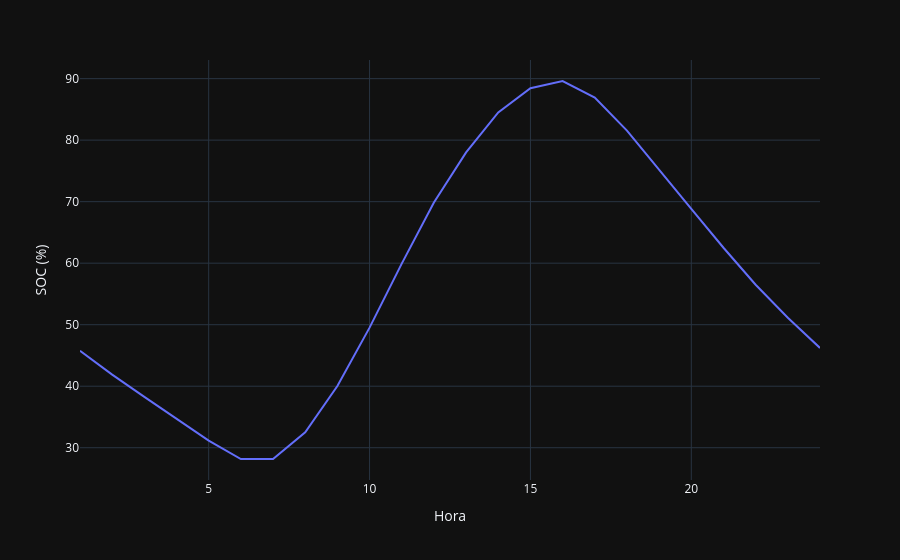

Write notebook code for a chart like this one.
### Markdown cell above
Gráficos Tensão e Potência

### Code cell
###### Resultados #####
import numpy as np
import matplotlib.pyplot as plt
import plotly.express as px

display(df_energymeter)

titles = {
    "base": "Caso Base",
    "60_gd": "Caso com 60 GDs",
    "60_gd_30_bess": "Caso com 60 GDs e 30 Baterias",
    "120_gd": "Caso com 120 GDs",
    "120_gd_60_bess": "Caso com 120 GDs e 60 Baterias",
}
####### Gráfico Subestação Fluxo de Potência ####

x = np.linspace(1, 24, 24)
for case in cases:
    dfs_monitor[f"{case}_df"] = dfs_monitor[f"{case}_df"]
    plt.plot(
        x, 
        dfs_monitor[f"{case}_df"]["Total Power"], label=titles[case])
    

plt.title("Fluxo de Potência - Saída da Subestação")
plt.xlabel("Hora do dia")
plt.ylabel("Potência Ativa (kW)")
plt.legend(
    loc="upper center",
    bbox_to_anchor=(0.5, -0.15),
    ncol=2
)
plt.grid(True)
plt.style.use("default")
plt.show()

####### Gráfico Tensão Trf 5286812a ######
for case in cases:
    df1 = dfs_voltage[f"voltage_trf_5286812a_{case}_df"]
    plt.plot(
        x, 
        df1[" V1"], label=titles[case])
    
plt.title("Perfil Horário de Tensão - Trf_5286812a")
plt.xlabel("Hora do dia")
plt.ylabel("Tensão (V)")
plt.legend(
    loc="upper center",
    bbox_to_anchor=(0.5, -0.15),
    ncol=2
)
plt.grid(True)
plt.show()

###### Gráfico Tensão Trf_5286833a #####

for case in cases:
    df2= dfs_voltage[f"voltage_trf_5286833a_{case}_df"]
    plt.plot(
        x, 
        df2[" V1"], label=titles[case])
    
plt.title("Perfil Horário de Tensão - Trf_5286833a")
plt.xlabel("Hora do dia")
plt.ylabel("Tensão (V)")
plt.legend(
    loc="upper center",
    bbox_to_anchor=(0.5, -0.15),
    ncol=2
)
plt.grid(True)
#plt.style.use("dark_background")
plt.show()

#Fluxo de potência no trafo 5286812a

for case in cases:
    df3 = dfs_monitor_pf[f"trf_5286812a_{case}_df"]
    plt.plot(
        x, 
        df3["Total Power"], label=titles[case])
    
plt.title("Fluxo de Potência - Trf_5286812a")
plt.xlabel("Hora do dia")
plt.ylabel("Potência Instantânea (kW)")
plt.legend(
    loc="upper center",
    bbox_to_anchor=(0.5, -0.15),
    ncol=2
)
plt.grid(True)
plt.show()

#Fluxo de potência no trafo 5286812a

for case in cases:
    df4 = dfs_monitor_pf[f"trf_5286964a_{case}_df"]
    plt.plot(
        x, 
        df4["Total Power"], label=titles[case])
    
plt.title("Fluxo de Potência - Trf_5286964a")
plt.xlabel("Hora do dia")
plt.ylabel("Potência Instantânea (kW)")
plt.legend(
    loc="upper center",
    bbox_to_anchor=(0.5, -0.15),
    ncol=2
)
plt.grid(True)
plt.show()

##### Gráfico de carregamento ####


plt.plot(x, storages_soc_df["battery_2_60_gd_30_bess"]*100, color="green")
plt.axvline(x=24, color='gray', linestyle='--', linewidth=1)
plt.axvline(x=1, color='gray', linestyle='--', linewidth=1)
plt.xlabel("Hora do dia")
plt.ylabel("SOC (%)")
plt.title("Carregamento da Bateria 2")
plt.grid(True)
plt.show()

df_plotly = pd.DataFrame()
df_plotly["Hora"] = x
df_plotly["SOC (%)"] = storages_soc_df["battery_2_60_gd_30_bess"]*100
fig = px.line(df_plotly, x="Hora", y="SOC (%)", template="plotly_dark")
fig.show()

dss_tools.static_view.p_vs_time("trf_5286964a")

print("Hora 1:", df_plotly.loc[0, "SOC (%)"])
print("Hora 24:", df_plotly.loc[23, "SOC (%)"])

### Figure 1 — Plotly figure (JSON) as saved in the notebook; plotly's stock layout.template omitted (floating-point values rounded to 4 significant figures)
{"data": [{"hovertemplate": "Hora=%{x}<br>SOC (%)=%{y}<extra></extra>", "legendgroup": "", "line": {"color": "#636efa", "dash": "solid"}, "marker": {"symbol": "circle"}, "mode": "lines", "name": "", "orientation": "v", "showlegend": false, "type": "scatter", "x": [1.0, 2.0, 3.0, 4.0, 5.0, 6.0, 7.0, 8.0, 9.0, 10.0, 11.0, 12.0, 13.0, 14.0, 15.0, 16.0, 17.0, 18.0, 19.0, 20.0, 21.0, 22.0, 23.0, 24.0], "xaxis": "x", "y": [45.77, 41.89, 38.27, 34.7, 31.16, 28.17, 28.17, 32.52, 40.03, 49.52, 59.92, 69.86, 78.01, 84.5, 88.43, 89.61, 86.91, 81.55, 75.28, 68.83, 62.51, 56.5, 51.12, 46.21], "yaxis": "y"}], "layout": {"legend": {"tracegroupgap": 0}, "margin": {"t": 60}, "xaxis": {"anchor": "y", "domain": [0, 1], "title": {"text": "Hora"}}, "yaxis": {"anchor": "x", "domain": [0, 1], "title": {"text": "SOC (%)"}}}}
